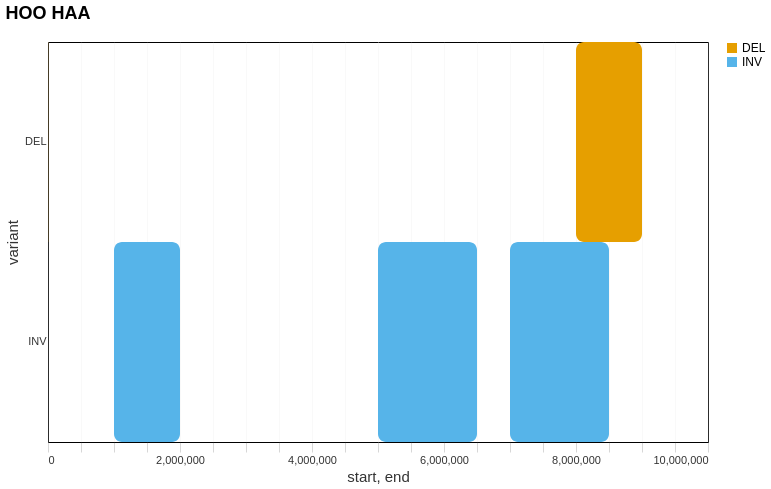

Here is the notebook cell this chart was saved with:
### Code cell
import altair as alt

labels = var_df['chromosome'].unique()
input_dropdown = alt.binding_select(options=labels, name='Chromosome ')
selection = alt.selection_point(fields=['chromosome'], value=labels[0], bind=input_dropdown)
length_param = alt.param(
    name='chr_length',
    expr='data("data_0")[0].length'
)
(
    alt.Chart(var_df)
    .mark_rect(strokeWidth=2, cornerRadius=8)
    .encode(
        x=alt.X('start:Q', scale=alt.Scale(domain=[0, length_param])),
        x2='end:Q',
        y='variant:N',
        color='variant:N',
        tooltip=['variant:N', 'chromosome:N', 'start:Q', 'end:Q']
    )
    .add_params(selection)
    .transform_filter(selection)
    .add_params(length_param)
    .properties(title="HOO HAA")
)

### Figure 1 — Vega-Lite specification as saved in the notebook (floating-point values rounded to 4 significant figures)
{"width": "container", "height": 400, "config": {"title": {"anchor": "start", "dy": -15, "fontSize": 18}, "arc": {"fill": "#0072B2"}, "axis": {"domainColor": "#000000cc", "domainWidth": 0.5, "gridWidth": 0.2, "grid": false, "titleFontWeight": 400, "titleFontSize": 15, "labelFontSize": 11, "labelColor": "#000000cc", "tickColor": "#000000cc", "tickWidth": 0.2, "titleColor": "#000000cc"}, "axisBand": {"grid": false}, "axisX": {"grid": true, "tickSize": 10}, "axisY": {"domain": false, "grid": true, "tickSize": 0}, "background": "#ffffff4d", "legend": {"labelFont": "sans-serif", "labelFontSize": 12, "symbolSize": 100, "symbolType": "square", "titleFontSize": 12, "titlePadding": 10, "title": ""}, "range": {"category": ["#E69F00", "#56B4E9", "#009E73", "#F0E442", "#0072B2", "#D55E00", "#CC79A7", "#000000"], "diverging": ["#cfe8f3", "#a2d4ec", "#73bfe2", "#46abdb", "#1696d2", "#12719e"]}, "area": {"fill": "#0072B2", "fillOpacity": 0.7, "line": true}, "line": {"color": "#0072B2", "stroke": "#0072B2", "strokewidth": 5}, "trail": {"color": "#0072B2", "stroke": "#0072B2", "strokeWidth": 0, "size": 1}, "path": {"stroke": "#0072B2", "strokeWidth": 0.5}, "point": {"filled": true}, "text": {"color": "#000000cc", "fontSize": 11, "align": "right", "fontWeight": 400, "size": 11}, "bar": {"fill": "#0072B2", "stroke": false}, "view": {"stroke": "none", "continuousWidth": 660, "continuousHeight": 400}}, "data": {"name": "data-099879667fd29f98e9ccbd753418e742"}, "mark": {"type": "rect", "cornerRadius": 8, "strokeWidth": 2}, "encoding": {"color": {"field": "variant", "type": "nominal"}, "tooltip": [{"field": "variant", "type": "nominal"}, {"field": "chromosome", "type": "nominal"}, {"field": "start", "type": "quantitative"}, {"field": "end", "type": "quantitative"}], "x": {"field": "start", "scale": {"domain": [0, {"expr": "chr_length"}]}, "type": "quantitative"}, "x2": {"field": "end"}, "y": {"field": "variant", "type": "nominal"}}, "params": [{"name": "param_f066a2b922194d0f", "select": {"type": "point", "fields": ["chromosome"]}, "bind": {"input": "select", "options": ["chr1", "chr2", "chr3"], "name": "Chromosome "}, "value": "chr1"}, {"name": "chr_length", "expr": "data(\"data_0\")[0].length"}], "title": "HOO HAA", "transform": [{"filter": {"param": "param_f066a2b922194d0f"}}], "$schema": "https://vega.github.io/schema/vega-lite/v6.1.0.json", "datasets": {"data-099879667fd29f98e9ccbd753418e742": [{"chromosome": "chr1", "start": 1000000, "end": 2000000, "variant": "INV", "length": 10000000}, {"chromosome": "chr1", "start": 5000000, "end": 6500000, "variant": "INV", "length": 10000000}, {"chromosome": "chr2", "start": 2000000, "end": 3500000, "variant": "INV", "length": 12000000}, {"chromosome": "chr2", "start": 8000000, "end": 9500000, "variant": "INV", "length": 12000000}, {"chromosome": "chr3", "start": 3000000, "end": 5000000, "variant": "INV", "length": 8000000}, {"chromosome": "chr1", "start": 7000000, "end": 8500000, "variant": "INV", "length": 10000000}, {"chromosome": "chr3", "start": 6000000, "end": 7500000, "variant": "INV", "length": 8000000}, {"chromosome": "chr1", "start": 4000, "end": 6000, "variant": "DEL", "length": 10000000}, {"chromosome": "chr2", "start": 1000000, "end": 1800000, "variant": "DEL", "length": 12000000}, {"chromosome": "chr2", "start": 6000000, "end": 7000000, "variant": "DEL", "length": 12000000}, {"chromosome": "chr3", "start": 1000000, "end": 2000000, "variant": "DEL", "length": 8000000}, {"chromosome": "chr3", "start": 6000000, "end": 7000000, "variant": "DEL", "length": 8000000}, {"chromosome": "chr1", "start": 8000000, "end": 9000000, "variant": "DEL", "length": 10000000}, {"chromosome": "chr2", "start": 10000000, "end": 11000000, "variant": "DEL", "length": 12000000}]}}
